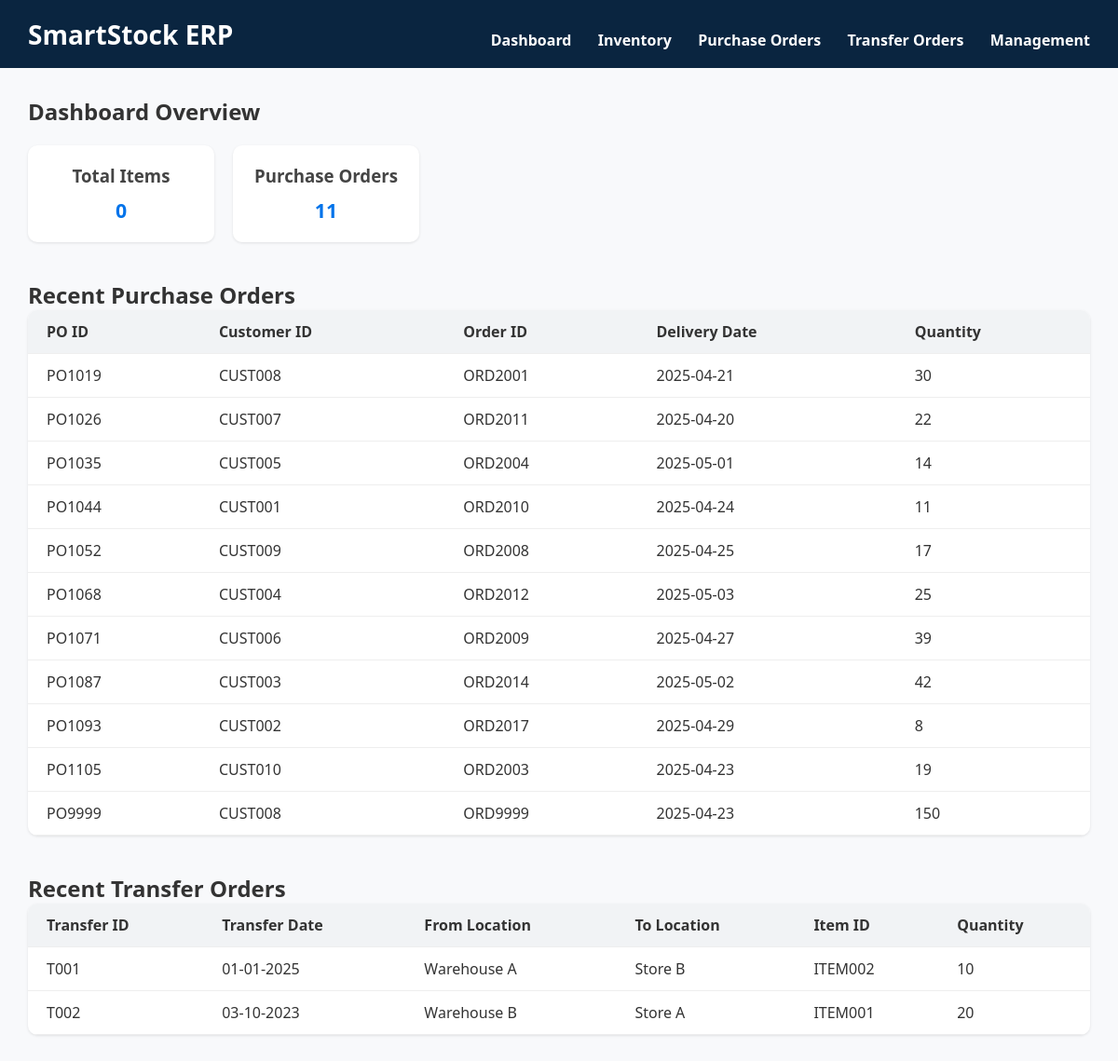
The page / on the database its author committed.
### tables this page shows
CREATE TABLE purchaseorders (
  POID varchar(10) NOT NULL,
  CustomerID varchar(10) DEFAULT NULL,
  OrderID varchar(10) DEFAULT NULL,
  DeliveryDate date DEFAULT NULL,
  Quantity int(11) DEFAULT NULL,
  PRIMARY KEY (POID),
  KEY CustomerID (CustomerID),
  CONSTRAINT purchaseorders_ibfk_1 FOREIGN KEY (CustomerID) REFERENCES customer (CustomerID) ON DELETE SET NULL
);

### index.php (the view, shortened to what this page needs)
<?php
$conn = new mysqli("localhost", "root", "", "smartstock");
?>
<!DOCTYPE html>
<html lang="en">
<head>
    <link rel="stylesheet" href="style.css">
</head>
<body>
    <header class="topbar">
        <div class="titletext"><strong>SmartStock ERP</strong></div>
        <nav class="topnav">
            <a href="index.php">Dashboard</a>
            <a href="inventory.php">Inventory</a>
            <a href="purchaseorder.php">Purchase Orders</a>
            <a href="transferorder.php">Transfer Orders</a>
            <a href="management.php">Management</a>
        </nav>
    </header>
    <main class="dashboard">
        <h2>Dashboard Overview</h2>
        <div class="card-container">
            <div class="card">
                <h3>Total Items</h3>
                <p>
                <?php
                    $result = $conn->query("SELECT COUNT(*) as total FROM items");
                    $row = $result->fetch_assoc();
                    echo $row['total'];?>
                </p>
            </div>
            <div class="card">
                <h3>Purchase Orders</h3>
                <p>
                <?php
                    $result = $conn->query("SELECT COUNT(*) as total FROM purchaseorders");
                    $row = $result->fetch_assoc();
                    echo $row['total'];?>
                </p>
            </div>
        </div>
        <section class="section-table">
            <h2>Recent Purchase Orders</h2>
            <table>
                <thead>
                    <tr>
                        <th>PO ID</th>
                        <th>Customer ID</th>
                        <th>Order ID</th>
                        <th>Delivery Date</th>
                        <th>Quantity</th>
                    </tr>
                </thead>
                <tbody>
                    <?php
                    $sql = "SELECT * FROM PurchaseOrders";
                    $result = $conn->query($sql);
                    while ($row = $result->fetch_assoc()): ?>
                        <tr>
                            <td><?= htmlspecialchars($row["POID"]) ?></td>
                            <td><?= htmlspecialchars($row["CustomerID"]) ?></td>
                            <td><?= htmlspecialchars($row["OrderID"]) ?></td>
                            <td><?= htmlspecialchars($row["DeliveryDate"]) ?></td>
                            <td><?= htmlspecialchars($row["Quantity"]) ?></td>
                        </tr>
                    <?php endwhile; ?>
                </tbody>
            </table>
        </section>
        <section class="section-table">
            <h2>Recent Transfer Orders</h2>
            <table>
                <thead>
                    <tr>
                        <th>Transfer ID</th>
                        <th>Transfer Date</th>
                        <th>From Location</th>
                        <th>To Location</th>
                        <th>Item ID</th>
                        <th>Quantity</th>
                    </tr>
                </thead>
                <tbody>
                    <tr>
                        <td>T001</td>
                        <td>01-01-2025</td>
                        <td>Warehouse A</td>
                        <td>Store B</td>
                        <td>ITEM002</td>
                        <td>10</td>
                    </tr>
                    <tr>
                        <td>T002</td>
                        <td>03-10-2023</td>
                        <td>Warehouse B</td>
                        <td>Store A</td>
                        <td>ITEM001</td>
                        <td>20</td>
                    </tr>
                </tbody>
            </table>
        </section>
    </main>
</body>
</html>

### style.css (style rules this page uses)
* { margin: 0; padding: 0; box-sizing: border-box; font-family: 'Segoe UI', sans-serif; }
body { background-color: #f8f9fb; color: #333; }
.titletext { font-size: 21pt; }
.topbar { background-color: #0a2540; font-size: 24pt; font-weight: bold; padding: 15px 30px; color: white; display: flex; align-items: center; justify-content: space-between; }
.topnav a { color: white; text-decoration: none; margin-left: 20px; font-size: 12pt; }
.dashboard { padding: 30px; }
.card-container { display: flex; gap: 20px; margin: 20px 0; flex-wrap: wrap; }
.card { background: white; padding: 20px; border-radius: 10px; box-shadow: 0 1px 3px rgb(0,0,0,0.1); width: 200px; text-align: center; }
.card h3 { margin-bottom: 10px; font-size: 14pt; color: #444; }
.card p { font-size: 16pt; font-weight: bold; color: #0073ea; }
.section-table { margin-top: 40px; }
table { width: 100%; border-collapse: collapse; background: white; border-radius: 10px; overflow: hidden; box-shadow: 0 1px 3px rgb(0,0,0,0.1); }
th, td { padding: 12px 20px; text-align: left; border-bottom: 1px solid #eee; }
th { background-color: #f1f3f5; color: #333; }

### rows shown on the page
purchaseorders: POID "PO1019", CustomerID "CUST008", OrderID "ORD2001", DeliveryDate "2025-04-21", Quantity "30"
purchaseorders: POID "PO1026", CustomerID "CUST007", OrderID "ORD2011", DeliveryDate "2025-04-20", Quantity "22"
purchaseorders: POID "PO1035", CustomerID "CUST005", OrderID "ORD2004", DeliveryDate "2025-05-01", Quantity "14"
purchaseorders: POID "PO1044", CustomerID "CUST001", OrderID "ORD2010", DeliveryDate "2025-04-24", Quantity "11"
purchaseorders: POID "PO1052", CustomerID "CUST009", OrderID "ORD2008", DeliveryDate "2025-04-25", Quantity "17"
purchaseorders: POID "PO1068", CustomerID "CUST004", OrderID "ORD2012", DeliveryDate "2025-05-03", Quantity "25"
purchaseorders: POID "PO1071", CustomerID "CUST006", OrderID "ORD2009", DeliveryDate "2025-04-27", Quantity "39"
purchaseorders: POID "PO1087", CustomerID "CUST003", OrderID "ORD2014", DeliveryDate "2025-05-02", Quantity "42"
purchaseorders: POID "PO1093", CustomerID "CUST002", OrderID "ORD2017", DeliveryDate "2025-04-29", Quantity "8"
purchaseorders: POID "PO1105", CustomerID "CUST010", OrderID "ORD2003", DeliveryDate "2025-04-23", Quantity "19"
purchaseorders: POID "PO9999", CustomerID "CUST008", OrderID "ORD9999", DeliveryDate "2025-04-23", Quantity "150"

### other values the page prints
$row['total'] "0"
$row['total'] "11"
